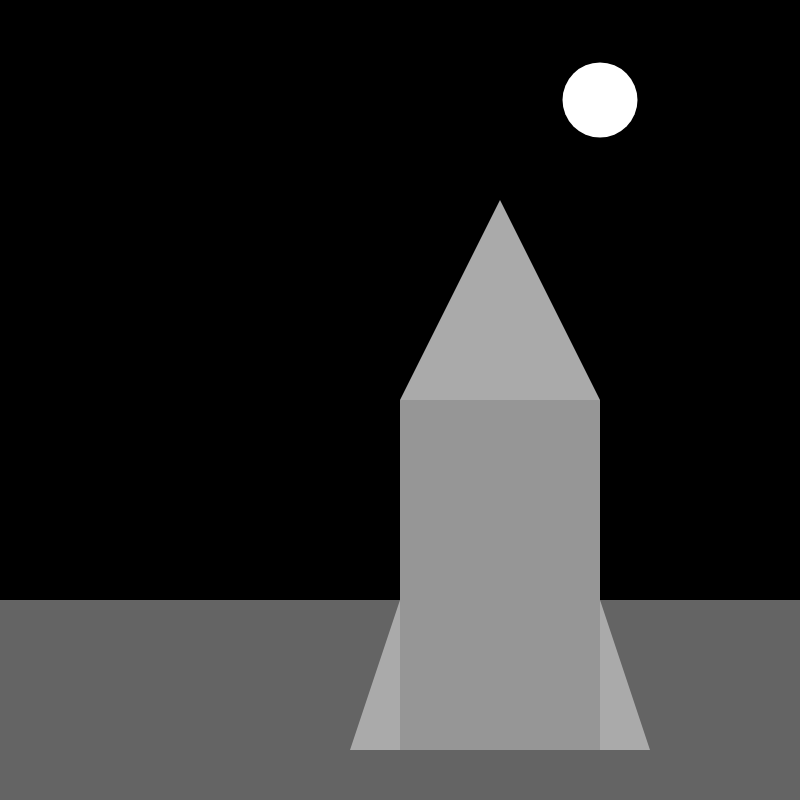
Frame 1 (no input)
Frame 60 (no input): identical to frame 1, image omitted
Frame 120 (the mouse pressed at the canvas centre since frame 60): identical to frame 1, image omitted

The p5.js sketch that drew this single still picture (run headless with seeded random() and noise() and a simulated clock; from frame 60 on, the mouse is pressed at the canvas centre):

// p5.js sketch
// ── sketch.js
function setup() {
  createCanvas(800, 800); // make a canvas
  background(0); // make it night
  noStroke(); // no outline
  fill(100); // dark ground
  rect(0, 600, 800, 200); // draw the ground

  fill(150); // steel grey rocket
  var bodyX = 300;
  var bodyY = 300;
  var bodyWidth = 200;
  var bodyHeight = 350;
  var tipTopX = 500;
  var tipTopY = 200;
  var topLeftX = 300;
  var topLeftY = 500;
  var outerLeftX = 250;
  var outerLeftY = 650;
  var innerLeftX = 300;
  var innerLeftY = 650;
  var topRightX = 500;
  var topRightY = 500;
  var outerRightX = 550;
  var outerRightY = 650;
  var innerRightX = 500;
  var innerRightY = 650;
  rect(tipTopX - 100, tipTopY + 200, bodyWidth, bodyHeight);

  fill(170); // different shade nose
  triangle(tipTopX, tipTopY, tipTopX - 100, tipTopY + 200, tipTopX + 100, tipTopY + 200); // draw the nose
  triangle(tipTopX - 100, tipTopY + 400, tipTopX - 150, tipTopY + 550, tipTopX - 100, tipTopY + 550); // left wing
  triangle(tipTopX + 100, tipTopY + 400, tipTopX + 150, tipTopY + 550, tipTopX + 100, tipTopY + 550); // right wing


  fill(250);
  ellipse(tipTopX + 100, tipTopY - 300, 50, 100, 400); // make a window

  fill(255);
  ellipse(600, 100, 75, 75);
}

function draw() {

}
